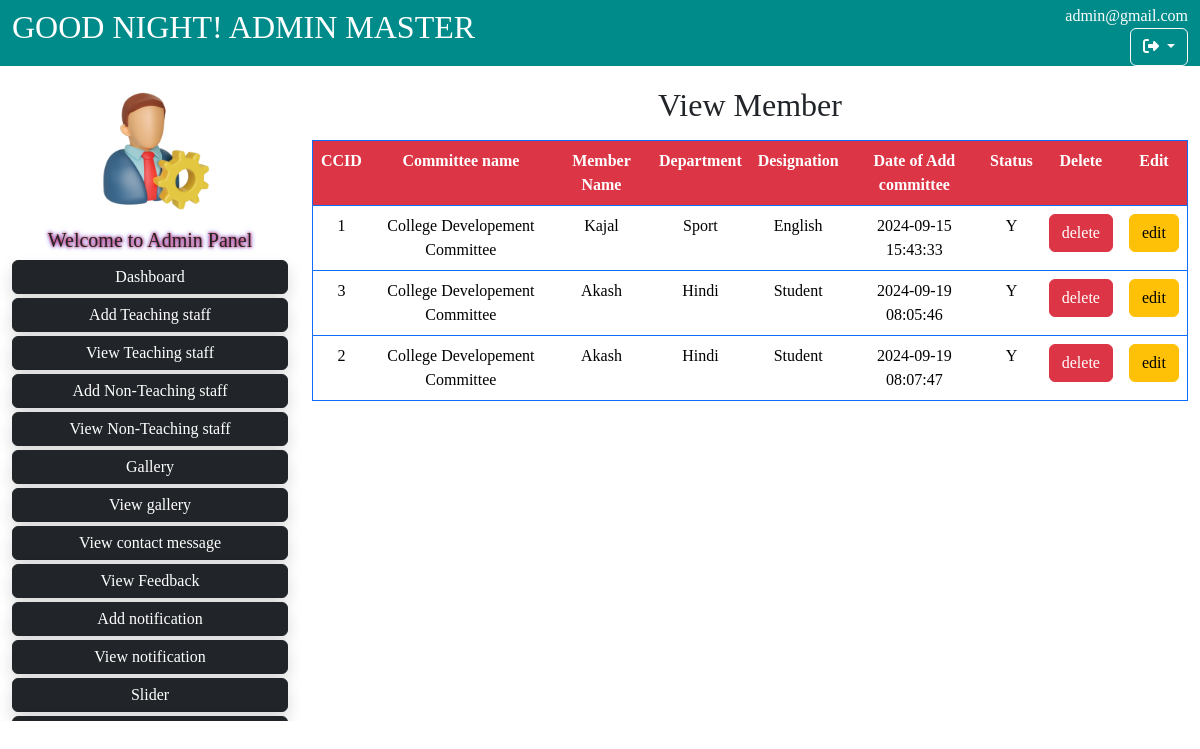
Screenshot of /admin/viewmember.php (signed in) with the database file from the repository.
### tables this page shows
CREATE TABLE IF NOT EXISTS `tbl_com_member` (
  `cmid` int(11) NOT NULL AUTO_INCREMENT,
  `ccid` int(11) NOT NULL,
  `name` varchar(60) NOT NULL,
  `department` varchar(100) NOT NULL,
  `designation` varchar(100) NOT NULL,
  `doa` varchar(20) NOT NULL,
  `status` varchar(1) NOT NULL,
  PRIMARY KEY (`cmid`)
);

CREATE TABLE IF NOT EXISTS `tbl_committee` (
  `ccid` int(11) NOT NULL AUTO_INCREMENT,
  `name` varchar(60) NOT NULL,
  `doc` varchar(10) NOT NULL,
  `status` varchar(1) NOT NULL,
  PRIMARY KEY (`ccid`)
);

### admin/viewmember.php (the view, shortened to what this page needs)
<?php
include("header.php")
?>
<?php
include("left.php")
?>
<?php
$con=mysqli_connect("localhost","root","","rnc");
$query="select * from tbl_com_member";
$res=mysqli_query($con,$query);
$query2="select * from tbl_committee";
$res2=mysqli_query($con,$query2);
?>
<div class="col-sm-9">
               <div class="container">
               <h2 style="text-align:center; margin-top:20px;">View Member</h2>
                <div class="row mt-3">
                    <table style="border:1px solid black;text-align:center;" class="table table bordered border-primary">
                        <tr>
                            <th class="text-center bg-danger text-white">CCID</th>
                            <th class="text-center bg-danger text-white">Committee name</th>
                            <th class="text-center bg-danger text-white"> Member Name</th>
                            <th class="text-center bg-danger text-white">Department</th>
                            <th class="text-center bg-danger text-white">Designation</th>
                            <th class="text-center bg-danger text-white">Date of Add committee</th>
                            <th class="text-center bg-danger text-white">Status</th>
                            <th class="text-center bg-danger text-white">Delete</th>
                            <th class="text-center bg-danger text-white">Edit</th>
                        </tr>
                        <?php
while($row2=mysqli_fetch_array($res2))
{
    $cname=$row2['name'];
}
?>
                                 <?php
                                    while($row=mysqli_fetch_array($res))
                                        {
                                             ?>
                                            <tr>
                                        <td><?php echo $row['ccid'];?></td>
                                        <td><?php echo $cname?></td>
                                        <td><?php echo $row['name'];?></td>
                                        <td><?php echo $row['department'];?></td>
                                        <td><?php echo $row['designation'];?></td>
                                        <td><?php echo $row['doa'];?></td>
                                        <td><?php echo $row['status'];?></td>
                                        <td><a href="memberdelete.php?cmid=<?php echo $row['cmid'];?>" <button class="btn btn-danger"  class="text-white" style="text-decoration:none">delete</a></td>
                                        <td><a href="editmember.php?cmid=<?php echo $row['cmid'];?>" <button class="btn btn-warning"  class="text-white" style="text-decoration:none">edit</a></td>
                                    </tr>
                                    <?php
                                    }
                                    ?>
                    </table>
                </div>
               </div>
            </div>
        </div>
     </div>
</body>
</html>

### css/style.css (style rules this page uses)
body { font-family: poppins; }

### rows the page displays
tbl_com_member: ccid "1", name "Kajal", department "Sport", designation "English", doa "2024-09-15 15:43:33", status "Y"
tbl_committee: name "College Developement Committee"
tbl_com_member: ccid "3", ccid.name "College Developement Committee", name "Akash", department "Hindi", designation "Student", doa "2024-09-19 08:05:46", status "Y"
tbl_com_member: ccid "2", name "Akash", department "Hindi", designation "Student", doa "2024-09-19 08:07:47", status "Y"

### other values shown
$greeting "GOOD NIGHT!"
$_SESSION['admin'] "admin@gmail.com"
